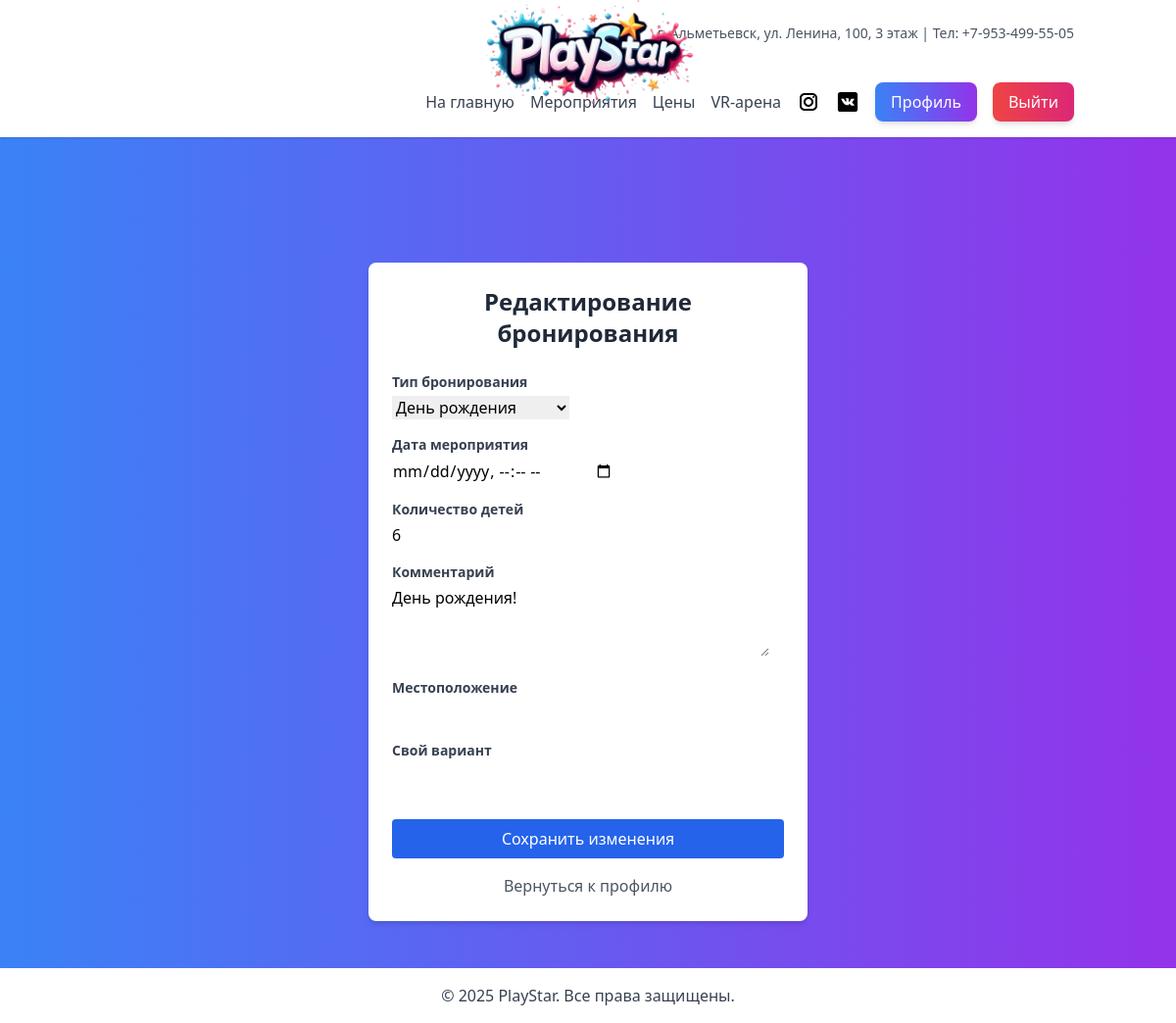
The page /bookings/edit/46/ (signed in) on the database its author committed.
### bookings/models.py (models this page shows, shortened)
class Booking(models.Model):
    STATUS_CHOICES = [
        ('pending', 'На модерации'),
        ('approved', 'Подтверждено'),
        ('rejected', 'Отклонено'),
        ('completed', 'Завершено')
    ]
    BOOKING_TYPES = (
        ('birthday', 'День рождения'),
        ('vr', 'VR-арена'),
        ('animation', 'Выездная анимация'),
        ('other', 'Другое'),
    )
    user = models.ForeignKey(settings.AUTH_USER_MODEL, on_delete=models.CASCADE)
    event_name = models.CharField('Название мероприятия', max_length=255)
    booking_type = models.CharField(
        'Тип бронирования',
        max_length=20,
        choices=BOOKING_TYPES,
        default='birthday'
    )
    location = models.CharField(
        'Местоположение',
        max_length=255,
        blank=True,
        null=True
    )
    custom_type = models.CharField(
        'Свой вариант',
        max_length=255,
        blank=True,
        null=True
    )
    event_date = models.DateTimeField('Дата мероприятия')
    children_count = models.PositiveIntegerField(
        'Количество детей',
        validators=[MinValueValidator(1)]
    )
    comment = models.TextField('Комментарий', blank=True, null=True)
    status = models.CharField(
        'Статус',
        max_length=20,
        choices=STATUS_CHOICES,
        default='pending'
    )
    created_at = models.DateTimeField(auto_now_add=True)
    updated_at = models.DateTimeField(auto_now=True)
    prepayment = models.DecimalField(
        'Предоплата',
        max_digits=10,
        decimal_places=2,
        default=Decimal('0.00')
    )
    cashier_payment = models.DecimalField(
        'Оплата кассиром',
        max_digits=10,
        decimal_places=2,
        default=Decimal('0.00')
    )
    paid_amount = models.DecimalField(
        'Оплаченная сумма',
        max_digits=10,
        decimal_places=2,
        default=Decimal('0.00')
    )
    class Meta:
        verbose_name = 'Бронирование'
        verbose_name_plural = 'Бронирования'
        ordering = ['-created_at']

### bookings/views.py (the view, shortened to what this page needs)
# urls.py: path('edit/<int:booking_id>/', views.edit_booking, name='edit_booking'),
@login_required
def edit_booking(request, booking_id):
    booking = get_object_or_404(Booking, id=booking_id)
    user = request.user
    if not (user == booking.user or
            user.groups.filter(name__in=['Admin', 'Manager']).exists() or
            user.is_superuser):
        if request.headers.get('X-Requested-With') == 'XMLHttpRequest':
            return JsonResponse({'success': False, 'message': 'Доступ запрещён'}, status=403)
        messages.error(request, 'У вас нет прав для редактирования этого бронирования.')
        return redirect('profile')
    enforce_future_date = not (user.groups.filter(name__in=['Admin', 'Manager']).exists() or
                               user.is_superuser)
    if request.method == 'POST':
        form = BookingForm(request.POST, instance=booking, enforce_future_date=enforce_future_date)
        if form.is_valid():
            form.save()
            if request.headers.get('X-Requested-With') == 'XMLHttpRequest':
                return JsonResponse({'success': True,
                                     'message': 'Бронирование успешно обновлено!'},
                                    status=200)
            messages.success(request, 'Бронирование успешно обновлено!')
            return redirect('profile')
        errors = {field: errors for field, errors in form.errors.items()}
        if request.headers.get('X-Requested-With') == 'XMLHttpRequest':
            return JsonResponse({
                'success': False,
                'message': 'Исправьте ошибки в форме',
                'errors': errors
            }, status=200)
    else:
        form = BookingForm(instance=booking, enforce_future_date=enforce_future_date)
    return render(request, 'bookings/edit_booking.html', {
        'form': form,
        'booking': booking,
        'today': timezone.now().strftime('%Y-%m-%dT%H:%M')
    })

### bookings/templates/bookings/edit_booking.html (shortened to what this page needs)
{% extends 'base.html' %}
{% block content %}
<div class="max-w-md w-full bg-white p-6 rounded-lg shadow-md mx-auto mt-20">
    <h2 class="text-2xl font-bold text-center text-gray-800 mb-6">Редактирование бронирования</h2>
    <form id="booking-form" method="post">
        {% for field in form.visible_fields %}
            <div class="mb-4">
                <label for="{{ field.id_for_label }}" class="block text-gray-700 text-sm font-bold mb-1">
                    {{ field.label }}
                </label>
                {{ field }}
            </div>
        {% endfor %}
        {% if booking.status == "rejected" or booking.status == "completed" %}
            <p class="text-red-500 text-center">Редактирование невозможно для отклонённых или завершённых бронирований.</p>
        {% else %}
            <button type="submit"
                    class="w-full bg-blue-600 text-white py-2 px-4 rounded hover:bg-blue-700 transition mt-4">
                Сохранить изменения
            </button>
        {% endif %}
    </form>
    <a href="{% url 'profile' %}" class="mt-4 block text-center text-gray-600 hover:underline">
        Вернуться к профилю
    </a>
</div>
{% endblock %}

### rows shown on the page
Booking: visible_fields "День рождения" "6" "День рождения!"

### other values the page prints
{{ field.label }} "Тип бронирования" "Дата мероприятия" "Количество детей" "Комментарий" "Местоположение" "Свой вариант"
